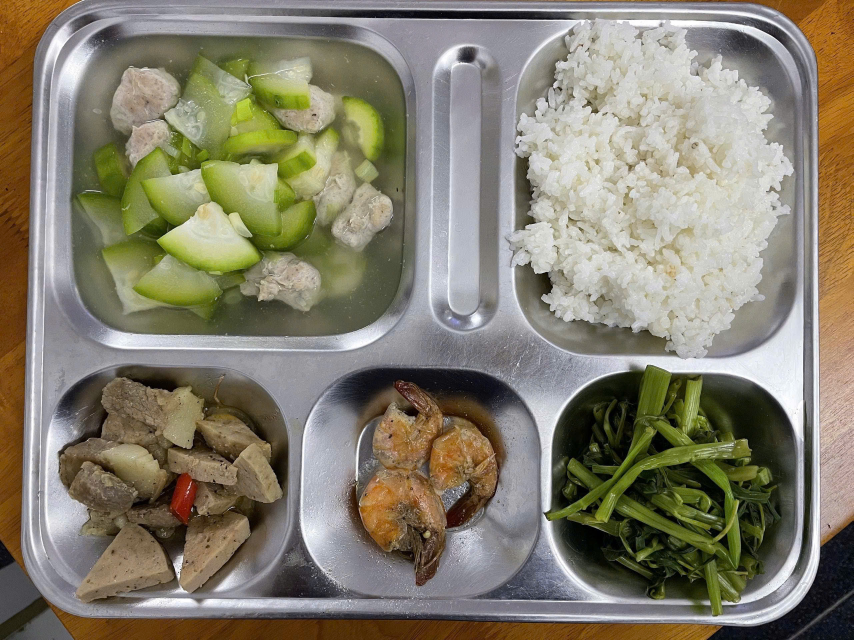
#> input picture data_test/khay_day_du/alo5.jpg, 2560 x 1920 px, found by its file name (shown at 1/3 size)
$ python test.py
#> lines starting #> are read from the running program, lines starting #| are printed output that depends on the picture
#> in cut_and_predict_tray, image_bgr is the input picture: shape (1920, 2560, 3); mean B, G, R 110.1, 127.4, 133.1
### image_processor.py
# image_processor.py
import cv2
import numpy as np
from skimage.feature import local_binary_pattern

# --- CÁC THAM SỐ CÓ THỂ ĐIỀU CHỈNH ---
# Bạn có thể thử nghiệm với các kích thước khác nhau để xem hiệu quả.
RESIZE_DIM = (200, 200)
# Số lượng điểm lân cận và bán kính cho thuật toán LBP (trích xuất kết cấu).
LBP_POINTS = 24
LBP_RADIUS = 3
# Số lượng bin cho biểu đồ màu.
HIST_BINS = 16
# -----------------------------------------

def crop_to_4_3(image):
    h, w = image.shape[:2]
#> h = 1920; w = 2560

    rotated_image = image.copy()
    if h > w:
        rotated_image = cv2.rotate(image, cv2.ROTATE_90_CLOCKWISE)
        h, w = rotated_image.shape[:2]

    target_aspect = 4.0 / 3.0
    current_aspect = w / float(h)
#> current_aspect = 1.33

    if current_aspect > target_aspect:
        new_w = int(target_aspect * h)
        x_start = (w - new_w) // 2
        cropped_image = rotated_image[:, x_start:x_start + new_w]
    else:
        new_h = int(w / target_aspect)
#> new_h = 1920
        y_start = (h - new_h) // 2
#> y_start = 0
        cropped_image = rotated_image[y_start:y_start + new_h, :]

    return cropped_image, rotated_image

# [41 lines left out: function extract_features, not called in this run]

### tes1.py
import os
import joblib
import numpy as np
import cv2
import tensorflow as tf
from tensorflow.keras.models import load_model
from collections import Counter
from image_processor import extract_features

# --- CÁC ĐƯỜNG DẪN MÀ BẠN ĐÃ ĐẶT ---
test1 = "models/test1.h5"
test2 = "models/test2.h5"
monchay = "models/classchay_map.dat"
monman = "models/classman_map.dat"
LABEL_PATH = "models/class_map.dat"

# Đồng bộ kích thước ảnh với lúc huấn luyện
CNN_IMG_SIZE = (192, 192)

# =========================
# 1. Tải Label Encoder
# =========================
_le = None
_num_classes = 0
try:
    _le = joblib.load(LABEL_PATH)
    _num_classes = len(_le.classes_)
    print(f"✅ Đã tải Label Encoder với {_num_classes} lớp.")
except Exception as e:
    print(f"❌ Lỗi: Không thể tải file class_map.dat. Lỗi: {e}")

# =========================
# 2. Tải mô hình
# =========================
def load_cnn_model():
    if not os.path.exists(test1):
        print(f"⚠️ Không tìm thấy model tại {test1}")
        return None
    try:
        model = load_model(test1, compile=False)
        print("✅ Đã tải mô hình thành công!")
        return model
    except Exception as e:
        print(f"❌ Lỗi: {e}")
        return None
_core_cnn = load_cnn_model()
def load_generic_model(path, model_type='joblib'):
    if path is None or not os.path.exists(path):
        return None
    try:
        if model_type == 'keras':
            model = load_model(path, compile=False)
        else:
            model = joblib.load(path)
        return model
    except Exception as e:
        return None
_core_ = load_generic_model(test2, model_type='keras')
_comp_a = load_generic_model(monchay)
_comp_b = load_generic_model(monman)
print("✅ Hoàn tất quá trình khởi tạo mô hình!")
# [9 lines left out: function _get_top_n, not called in this run]
def execute(image_data):
    if _le is None: return {"error": "Label Encoder chưa được tải."}
    if _core_cnn is None: return {"error": "Mô hình chưa được tải."}
    feature_vector_2d = None
    if any(model is not None for model in [_core_, _comp_a, _comp_b]):
        feature_vector = extract_features(image_data)
        if feature_vector is not None:
            feature_vector_2d = np.array(feature_vector).reshape(1, -1)
    img_resized = cv2.resize(image_data, CNN_IMG_SIZE)
    img_batch = np.expand_dims(img_resized, axis=0)
    p_cnn = _core_cnn.predict(img_batch, verbose=0)[0]
    p_cnn1 = _core_.predict(feature_vector_2d, verbose=0)[0] if _core_ and feature_vector_2d is not None else np.zeros(_num_classes)
    p_cnn2 = _comp_a.predict_proba(feature_vector_2d)[0] if _comp_a and feature_vector_2d is not None else np.zeros(_num_classes)
    p_cnn3 = _comp_b.predict_proba(feature_vector_2d)[0] if _comp_b and feature_vector_2d is not None else np.zeros(_num_classes)
    top3_cnn = _get_top_n(p_cnn)
    top3_cnn1 = _get_top_n(p_cnn1)
    top3_cnn2 = _get_top_n(p_cnn2)
    top3_cnn3 = _get_top_n(p_cnn3)
    final_prediction = None
    decision_method = ""
    # [12 lines left out: function find_consensus, not called in this run]
    top1_with_source = []
    if top3_cnn: top1_with_source.append(('0', top3_cnn[0][0]))
    if top3_cnn1: top1_with_source.append(('1', top3_cnn1[0][0]))
    if top3_cnn2: top1_with_source.append(('2', top3_cnn2[0][0]))
    if top3_cnn3: top1_with_source.append(('3', top3_cnn3[0][0]))
    final_prediction, method = find_consensus(top1_with_source)
    if final_prediction:
        decision_method = f"{method}"
    if not final_prediction:
        top2_with_source = []
        if len(top3_cnn) > 1: top2_with_source.append(('0', top3_cnn[1][0]))
        if len(top3_cnn1) > 1: top2_with_source.append(('1', top3_cnn1[1][0]))
        if len(top3_cnn2) > 1: top2_with_source.append(('2', top3_cnn2[1][0]))
        if len(top3_cnn3) > 1: top2_with_source.append(('3', top3_cnn3[1][0]))
        final_prediction, method = find_consensus(top2_with_source)
        if final_prediction:
            decision_method = f"{method}"
    if not final_prediction:
        top3_with_source = []
        if len(top3_cnn) > 2: top3_with_source.append(('0', top3_cnn[2][0]))
        if len(top3_cnn1) > 2: top3_with_source.append(('1', top3_cnn1[2][0]))
        if len(top3_cnn2) > 2: top3_with_source.append(('2', top3_cnn2[2][0]))
        if len(top3_cnn3) > 2: top3_with_source.append(('3', top3_cnn3[2][0]))
        final_prediction, method = find_consensus(top3_with_source)
        if final_prediction:
            decision_method = f"{method}"
    if not final_prediction:
        all_preds = [p[0] for top3_list in [top3_cnn, top3_cnn1, top3_cnn2, top3_cnn3] if top3_list for p in top3_list]
        if not all_preds:
            return {"error": "Không có dự đoán nào được tạo ra."}
        vote_counts = Counter(all_preds)
        max_votes = vote_counts.most_common(1)[0][1]
        top_candidates = [item for item, count in vote_counts.items() if count == max_votes]
        if len(top_candidates) == 1:
            final_prediction = top_candidates[0]
            decision_method = "ketqua"
        else:
            tie_breaker_scores = {}
            for top3_list in [top3_cnn, top3_cnn1, top3_cnn2, top3_cnn3]:
                if top3_list:
                    for label, prob in top3_list:
                        if label in top_candidates:
                            tie_breaker_scores[label] = tie_breaker_scores.get(label, 0) + prob
            if tie_breaker_scores:
                final_prediction = max(tie_breaker_scores, key=tie_breaker_scores.get)
                decision_method = "ketqua"
    return {
        "final_prediction": final_prediction,
        "decision_method": decision_method,
        "0": top3_cnn,
        "1": top3_cnn1,
        "2": top3_cnn2,
        "3": top3_cnn3
    }

### test/test.py
import cv2
import numpy as np
import matplotlib.pyplot as plt
import os

# Import các module xử lý bạn đã tạo
# Đảm bảo các file này nằm cùng thư mục hoặc có thể được Python tìm thấy
import tes1
import image_processor

def cut_and_predict_tray(image_path: str):
    """
    Hàm chính để tải ảnh, cắt thành 5 phần, dự đoán và hiển thị kết quả.

    Args:
        image_path (str): Đường dẫn đến tệp ảnh khay cơm.
    """
    # --- Bước 1: Kiểm tra và tải ảnh ---
    if not os.path.exists(image_path):
        print(f"❌ Lỗi: Không tìm thấy ảnh tại đường dẫn: '{image_path}'")
        return

    # cv2.imread đọc ảnh theo định dạng BGR (Blue-Green-Red)
    image_bgr = cv2.imread(image_path)
    if image_bgr is None:
        print(f"❌ Lỗi: Không thể đọc được file ảnh. File có thể bị hỏng hoặc không phải định dạng ảnh.")
        return

    print(f"✅ Đã tải ảnh '{os.path.basename(image_path)}' thành công.")

    # --- Bước 2: Cắt ảnh theo logic của ứng dụng ---
    print("...Đang cắt ảnh thành các phần...")

    # Sử dụng hàm crop_to_4_3 từ image_processor của bạn
    final_img_bgr, _ = image_processor.crop_to_4_3(image_bgr)
    h, w, _ = final_img_bgr.shape
#> h = 1920; w = 2560

    # Tọa độ và kích thước của 5 vùng cắt (rectangles)
    # (x_start, y_start, width, height)
    rects = [
        (0, 0, int(w * 0.6), int(h * 0.55)),         # Vùng 1: Món chính
        (int(w * 0.6), 0, int(w * 0.4), int(h * 0.55)), # Vùng 2: Món phụ trên
        (0, int(h * 0.55), w // 3, int(h * 0.45)),     # Vùng 3: Món phụ dưới trái
        (w // 3, int(h * 0.55), w // 3, int(h * 0.45)),  # Vùng 4: Món phụ dưới giữa
        (w // 3 * 2, int(h * 0.55), w - (w // 3 * 2), int(h * 0.45)) # Vùng 5: Món phụ dưới phải
    ]

    results = [] # List để lưu ảnh con và kết quả dự đoán

    # --- Bước 3: Dự đoán từng phần ảnh ---
    print("...Đang dự đoán từng món ăn bằng AI...")
    for i, (x, y, w_r, h_r) in enumerate(rects):
        # Cắt ảnh món ăn từ ảnh gốc đã được crop
        item_img_bgr = final_img_bgr[y:y + h_r, x:x + w_r]
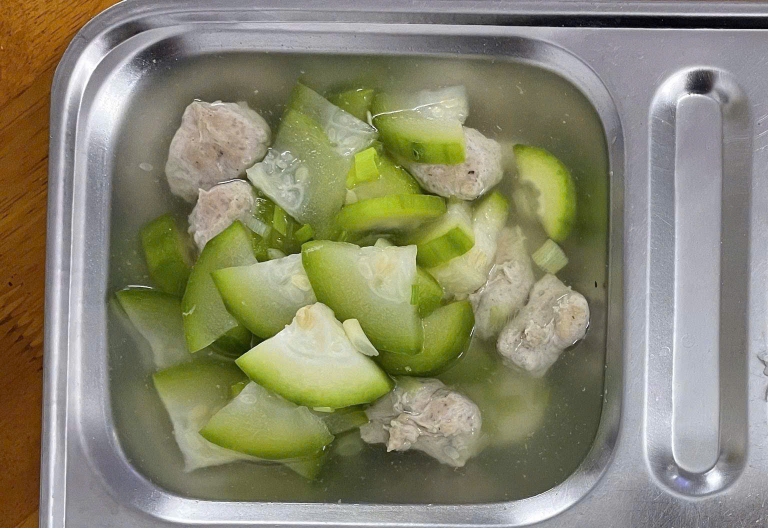
#> item_img_bgr: shape (1056, 1536, 3) (shown at 1/2 size); mean B, G, R 110.7, 134.8, 136.6

        prediction_text = "Không nhận dạng được"
        if item_img_bgr.size > 0:
            # Gọi hàm execute từ tes1.py để dự đoán
            pred_result = tes1.execute(item_img_bgr)
#> pred_result = {'error': 'Label Encoder chưa được tải.'}
            prediction_text = pred_result.get("final_prediction", "Lỗi dự đoán")
#> prediction_text = 'Lỗi dự đoán'

        # Chuyển đổi màu từ BGR (OpenCV) sang RGB (Matplotlib) để hiển thị đúng
        item_img_rgb = cv2.cvtColor(item_img_bgr, cv2.COLOR_BGR2RGB)

        results.append({
            "image": item_img_rgb,
            "prediction": f"Món #{i+1}: {prediction_text}"
        })

    print("✅ Hoàn tất dự đoán!")

    # --- Bước 4: Hiển thị kết quả bằng Matplotlib ---
    print("...Đang hiển thị kết quả...")
    # Tạo một cửa sổ hình ảnh với 2 hàng, 3 cột
    fig, axes = plt.subplots(2, 3, figsize=(15, 10))
    fig.suptitle("Kết quả phân tích khay cơm", fontsize=20, fontweight='bold')

    # `axes.flatten()` biến lưới 2x3 thành một mảng phẳng để dễ lặp
    axes = axes.flatten()

    for i, res in enumerate(results):
        ax = axes[i]
        ax.imshow(res["image"])
        ax.set_title(res["prediction"], fontsize=12)
        ax.axis('off') # Ẩn các trục tọa độ (x, y)
#> this loop made 5 passes

    # Ẩn ô subplot cuối cùng vì chỉ có 5 ảnh
    axes[5].axis('off')

    # Tự động điều chỉnh layout để không bị chồng chéo
    plt.tight_layout(rect=[0, 0, 1, 0.96]) # Chừa không gian cho suptitle
    plt.show()
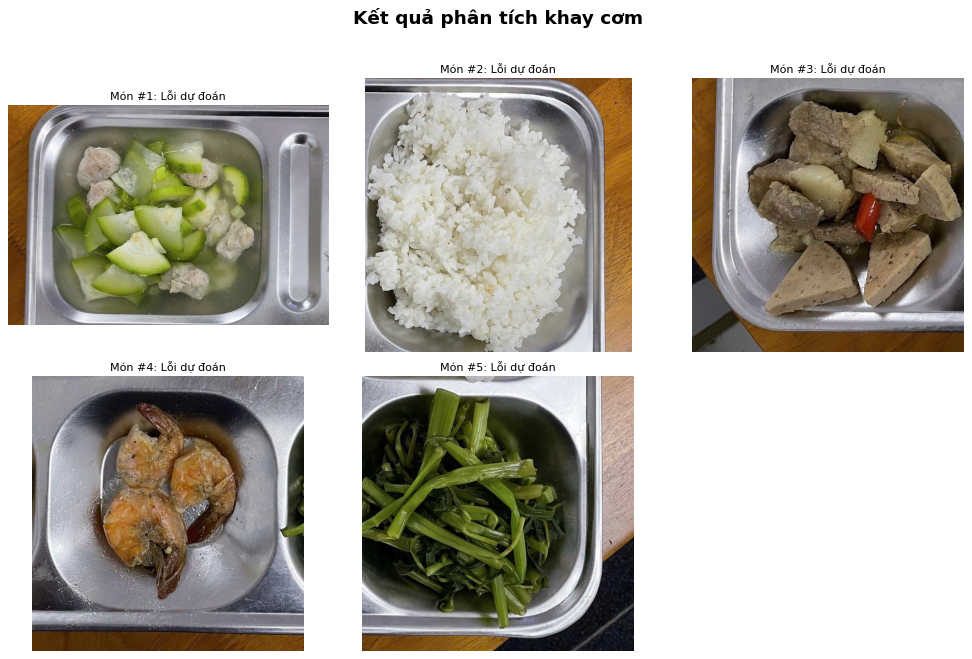
#> figure drawn by matplotlib, 5 panels


# --- PHẦN THỰC THI CHÍNH ---
if __name__ == "__main__":
    # ⚠️ THAY ĐỔI ĐƯỜNG DẪN Ở ĐÂY
    # Sử dụng r"..." để Windows xử lý dấu gạch chéo ngược `\` một cách chính xác
    path_to_your_image = r"F:\phanloaidoan\data_test\khay_day_du\alo5.jpg"

    # Gọi hàm chính để bắt đầu
    cut_and_predict_tray(path_to_your_image)
